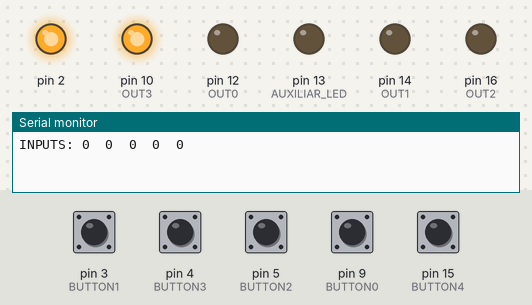
Bench run of a sketch on a simulated Arduino Uno, built with avr-gcc and run on an emulated ATmega328P. On the bench: output pins drawn as LEDs (lit = HIGH), the last lines printed to the serial monitor. Inputs (shaded band) come from the test bench; at power-on: pin 3 (BUTTON1), pin 4 (BUTTON3), pin 5 (BUTTON2), pin 9 (BUTTON0), pin 15 (BUTTON4) LOW.

Above: at 0.5 s.
At 3.5 s:
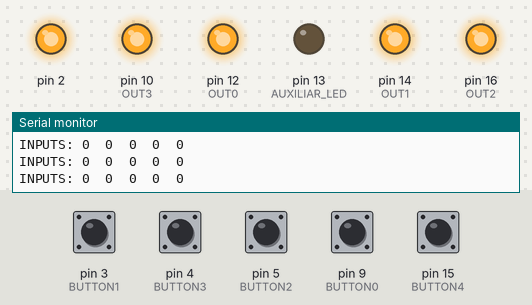
Timing chart, 0 to 4.6 s (numbered marks = the images above):
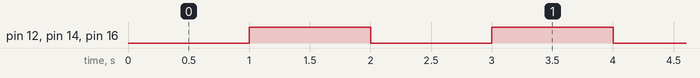

The sketch:

basicTests.ino
```cpp
#define OUT0 12
#define OUT1 14
#define OUT2 16
#define OUT3 10 //neopixel's mosfet
#define BUTTON0 9
#define BUTTON1 3 //RX
#define BUTTON2 5
#define BUTTON3 4
#define BUTTON4 15
#define AUXILIAR_LED 13
#define NEOPIXEL 13


#include <Adafruit_NeoPixel.h>
#ifdef __AVR__
#include <avr/power.h> // Required for 16 MHz Adafruit Trinket
#endif


void setup() {
  pinMode(OUT0, OUTPUT);
  pinMode(OUT1, OUTPUT);
  pinMode(OUT2, OUTPUT);
  pinMode(OUT3, OUTPUT);
  pinMode(AUXILIAR_LED, OUTPUT);
  pinMode(BUTTON0, INPUT);
  pinMode(BUTTON1, INPUT);
  pinMode(BUTTON2, INPUT);
  pinMode(BUTTON3, INPUT);
  pinMode(BUTTON4, INPUT);

  analogWrite(2, 0);
  digitalWrite(OUT3, HIGH);
  analogWrite(2, 254);
  Serial.begin(115200);
}

void loop() {
  Serial.print("INPUTS: ");
  Serial.print(digitalRead(BUTTON0));
  Serial.print("\t");
  Serial.print(digitalRead(BUTTON1));
  Serial.print("\t");
  Serial.print(digitalRead(BUTTON2));
  Serial.print("\t");
  Serial.print(digitalRead(BUTTON3));
  Serial.print("\t");
  Serial.println(digitalRead(BUTTON4));
  delay(1000);
  digitalWrite(OUT0, !digitalRead(OUT0));
  digitalWrite(OUT1, !digitalRead(OUT1));
  digitalWrite(OUT2, !digitalRead(OUT2));
  //digitalWrite(OUT3, !digitalRead(OUT3));
}
```

Measured:
- by itself, pin 12 (OUT0), pin 14 (OUT1), pin 16 (OUT2): alternates HIGH for 1.0 s and LOW for 1.0 s
